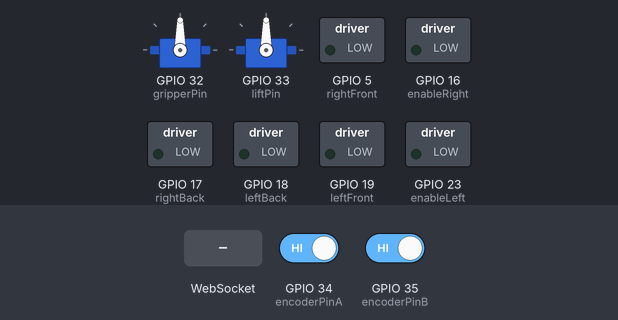
Recording of a sketch running on a simulated ESP32. Shown: 2 × servo, switched loads named in the sketch (green lamp = pin HIGH). The inputs (shaded band) are chosen by the test bench; at power-on: GPIO 34 (encoderPinA) HIGH, GPIO 35 (encoderPinB) HIGH. WiFi joins after 1.5 s; servers stay silent unless stated; what the sketch prints to the serial monitor is not drawn.

Above: at 2.7 s.
2.8 s: WebSocket text "W" received
At 4.0 s:
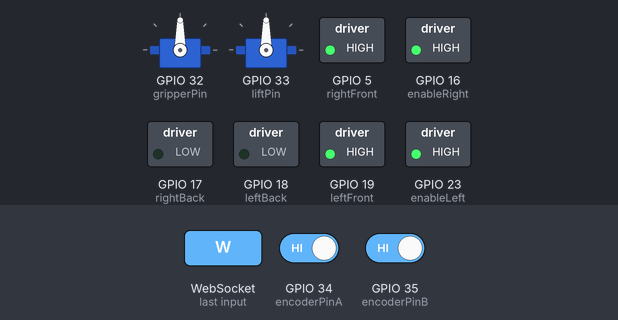
4.3 s: WebSocket text "G" received
At 5.3 s:
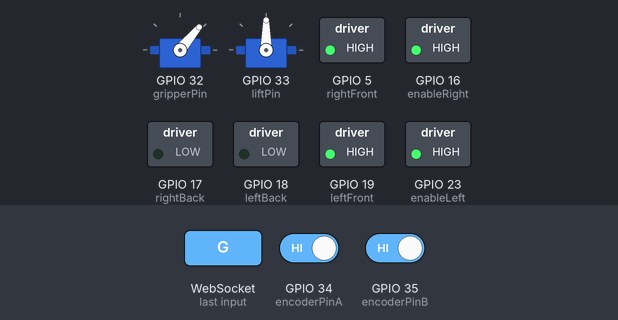
5.8 s: WebSocket text "R" received
At 6.4 s:
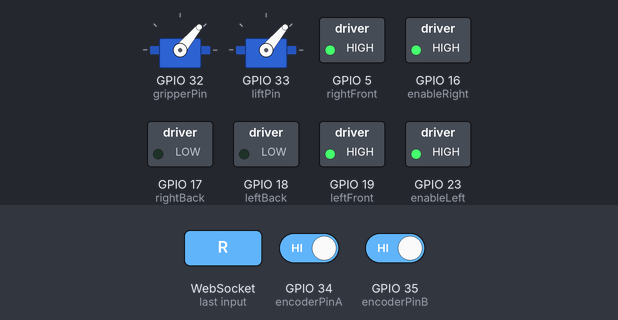
7.3 s: WebSocket text "F" received
At 7.6 s:
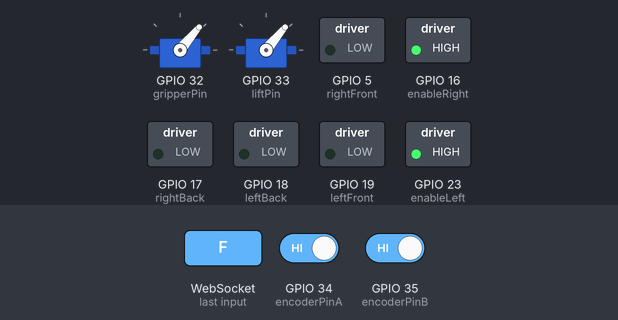
8.8 s: WebSocket text "G" received
At 9.9 s:
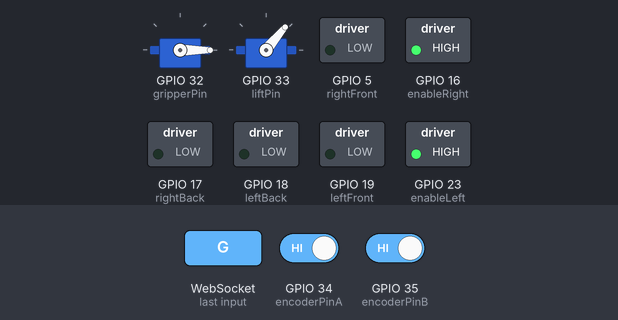
10.3 s: WebSocket text "S" received
At 11.1 s:
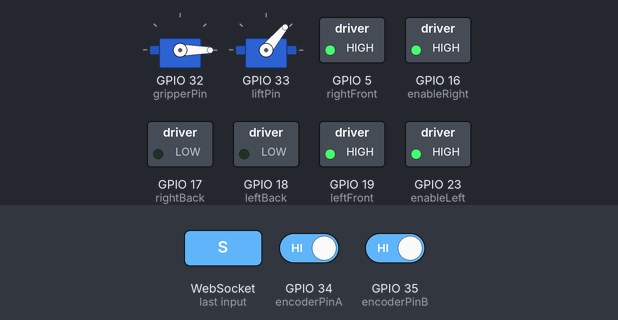
Timing chart, 0 to 12.8 s (numbered marks = the images above; inputs shaded):
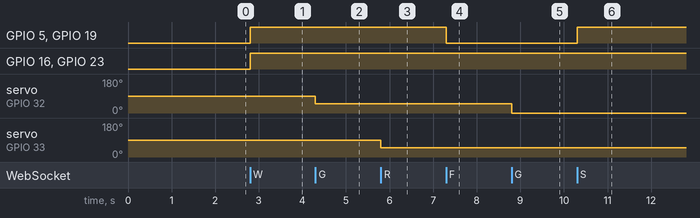

The sketch:

vir1.ino
```cpp
#include <WiFi.h>
#include <WebSocketsServer.h>
#include <ESP32Servo.h>

// Motor pins
const int leftFront = 19;   // Front left motor control pin
const int leftBack = 18;    // Back left motor control pin
const int rightFront = 5;   // Front right motor control pin
const int rightBack = 17;   // Back right motor control pin

const int enableLeft = 23;  // PWM control pin for the left motor
const int enableRight = 16; // PWM control pin for the right motor
int channel1 = 0;            // PWM channel for the left motor
int channel2 = 1;            // PWM channel for the right motor

const int freq = 1000;       // PWM frequency
const int Res = 8;           // PWM resolution

Servo gripper;                // Gripper servo motor control
Servo lift;                   // Lift servo motor control
int gripperPin = 32;          // Gripper servo control pin
int liftPin = 33;             // Lift servo control pin
int pos0 = 0;                 // Initial position of gripper servo
int pos1 = 0;                 // Initial position of lift servo
bool gripperOpen = false;     // Flag to track gripper state (open or closed)
bool liftOpen = false;        // Flag to track lift state (open or closed)

// Encoder pins
const int encoderPinA = 34;   // Encoder A signal pin
const int encoderPinB = 35;   // Encoder B signal pin
volatile long encoder1Count = 0; // Counter for the left wheel encoder
volatile long encoder2Count = 0; // Counter for the right wheel encoder

// PID controller constants
float kp = 2.0;              // Proportional gain
float kd = 2.0;              // Derivative gain
float ki = 2.0;              // Integral gain
float ePrevious = 0;         // Previous error for derivative control
float eIntegral = 0;         // Integral of the error
long previousTime = 0;       // Time for calculating the time difference in PID loop

// Network credentials
const char* ssid = "gado";      // Wi-Fi network SSID
const char* password = "21010716*22"; // Wi-Fi password
String text;                          // Variable to store received WebSocket text

// Global WebSocket object
WebSocketsServer webSocket = WebSocketsServer(80);

// WebSocket event handling function
void onWebSocketEvent(uint8_t num, WStype_t type, uint8_t* payload, size_t length) {
  switch (type) {
    case WStype_DISCONNECTED:
      Serial.printf("[%u] Disconnected\n", num);
      break;
    case WStype_CONNECTED:
      {
        IPAddress ip = webSocket.remoteIP(num);
        Serial.printf("[%u] Connected from: %s\n", num, ip.toString().c_str());
      }
      break;
    case WStype_TEXT:
      text = String((char*)payload);
      Serial.print("Received text: ");
      Serial.println(text);
      webSocket.broadcastTXT(payload);
      handleWebSocketCommands(text);
      break;
    default:
      break;
  }
}

// Setup function
void setup() {
  Serial.begin(115200);
  Serial.println("Connecting to Wi-Fi");
  WiFi.begin(ssid, password);
  while (WiFi.status() != WL_CONNECTED) {
    delay(500);
    Serial.print(".");
  }
  Serial.println("\nConnected to Wi-Fi");
  Serial.print("My IP Address: ");
  Serial.println(WiFi.localIP());

  // Motor pin configuration
  pinMode(leftFront, OUTPUT);
  pinMode(leftBack, OUTPUT);
  pinMode(rightFront, OUTPUT);
  pinMode(rightBack, OUTPUT);
  pinMode(enableRight, OUTPUT);
  pinMode(enableLeft, OUTPUT);

  ledcSetup(channel1, freq, Res);
  ledcSetup(channel2, freq, Res);
  ledcAttachPin(enableRight, channel2);
  ledcAttachPin(enableLeft, channel1);

  // Initialize servo motors
  ESP32PWM::allocateTimer(0);
  ESP32PWM::allocateTimer(1);
  gripper.setPeriodHertz(50);
  gripper.attach(gripperPin, 500, 2400);
  lift.setPeriodHertz(50);
  lift.attach(liftPin, 500, 2400);

  // Encoder pin setup
  pinMode(encoderPinA, INPUT);
  pinMode(encoderPinB, INPUT);
  attachInterrupt(digitalPinToInterrupt(encoderPinA), handleEncoder1, RISING);
  attachInterrupt(digitalPinToInterrupt(encoderPinB), handleEncoder2, RISING);

  // Start WebSocket server
  webSocket.begin();
  webSocket.onEvent(onWebSocketEvent);
}

// Main loop function
void loop() {
  int target = encoder1Count;
  float u = pidController(target);

  webSocket.loop();

  // Broadcast a message periodically
  if (millis() > previousTime + 50) {
    webSocket.broadcastTXT("Broadcasting message");
    previousTime = millis();
  }
}

// Interrupt service routine for encoder A signal
void handleEncoder1() {
  encoder1Count++;
}

// Interrupt service routine for encoder B signal
void handleEncoder2() {
  encoder2Count++;
}

// PID controller function
float pidController(int target) {
  long currentTime = micros();
  float deltaT = (currentTime - previousTime) / 1.0e6;

  int e = encoder2Count - target;
  float eDerivative = (e - ePrevious) / deltaT;
  eIntegral += e * deltaT;

  float u = (kp * e) + (ki * eIntegral) + (kd * eDerivative);

  previousTime = currentTime;
  ePrevious = e;

  return u;
}

// Function to control motor speed and direction
void moveMotor(int frontPin, int backPin, float u, int channel) {
  int speed = abs(u);
  if (speed > 255) {
    speed = 255;
  }
  int direction = (u > 0) ? HIGH : LOW;

  digitalWrite(frontPin, direction);
  digitalWrite(backPin, !direction);
  ledcWrite(channel, speed);
}

// Function to handle WebSocket commands
void handleWebSocketCommands(String command) {
  if (command == "W") {
    movingForward();
  } else if (command == "S") {
    movingBackward();
  } else if (command == "D") {
    movingRight();
  } else if (command == "A") {
    movingLeft();
  } else if (command == "G") {
    toggleGripper();
  } else if (command == "R") {
    toggleLift();
  } else if (command == "F") {
    noMovement();
  }
}

// Functions for robot movement
void movingForward() {
  int target = encoder1Count;
  float u = pidController(target);
  moveMotor(leftFront, leftBack, 255 + u, channel1);
  moveMotor(rightFront, rightBack, 255 - u, channel2);
}

void movingBackward() {
  int target = encoder1Count;
  float u = pidController(target);
  moveMotor(leftFront, leftBack, 255 - u, channel1);
  moveMotor(rightFront, rightBack, 255 + u, channel2);
}

void movingLeft() {
  moveMotor(leftFront, leftBack, 255, channel1);
  moveMotor(rightFront, rightBack, 255, channel2);
}

void movingRight() {
  moveMotor(leftFront, leftBack, 255, channel1);
  moveMotor(rightFront, rightBack, 255, channel2);
}

void noMovement() {
  digitalWrite(leftFront, LOW);
  digitalWrite(leftBack, LOW);
  digitalWrite(rightFront, LOW);
  digitalWrite(rightBack, LOW);
}

// Function to toggle the gripper's open and closed state
void toggleGripper() {
  gripperOpen = !gripperOpen;
  if (gripperOpen) {
    gripper.write(50);
    pos0 = 50;
  } else {
    gripper.write(0);
    pos0 = 0;
  }
}

// Function to toggle the lift's open and closed state
void toggleLift() {
  liftOpen = !liftOpen;
  if (liftOpen) {
    lift.write(50);
    pos1 = 50;
  } else {
    lift.write(0);
    pos1 = 0;
  }
}
```

Measured:
- after the input at 2.8 s, GPIO 5 (rightFront), GPIO 16 (enableRight), GPIO 19 (leftFront), GPIO 23 (enableLeft): LOW → HIGH at once
- after the input at 4.3 s, servo on GPIO 32 (gripperPin): 90° → 50° at once
- after the input at 5.8 s, servo on GPIO 33 (liftPin): 90° → 50° at once
- after the input at 7.3 s, GPIO 5 (rightFront), GPIO 19 (leftFront): HIGH → LOW at once
- after the input at 8.8 s, servo on GPIO 32 (gripperPin): 50° → 0° at once
- after the input at 10.3 s, GPIO 5 (rightFront), GPIO 19 (leftFront): LOW → HIGH at once
